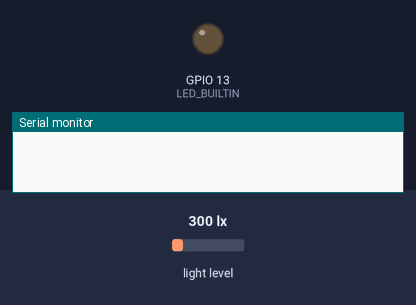
Bench run of a sketch on a simulated ESP32. On the bench: output pins drawn as LEDs (lit = HIGH), the last lines printed to the serial monitor. The test bench sets the inputs (shaded band); at power-on: light level 300 lx. WiFi joins after 1.5 s; servers stay silent unless stated; the local clock reads 2024-03-15 10:24:30 at power-on unless the sketch sets it. At 4.5 s the program puts the board to deep sleep or switches it off; the recording ends there.

Above: at 0.0 s.
At 2.1 s:
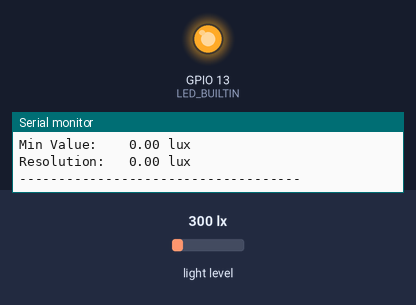
Timing chart, 0 to 3.6 s (numbered marks = the images above):
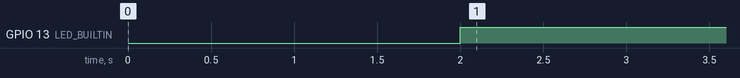

The sketch:

continous_upload.ino
```cpp
#include <WiFi.h>
#include <Wire.h>
#include <Adafruit_Sensor.h>
#include <Adafruit_TSL2561_U.h>
#define LED_BUILTIN 13
#include <Firebase_ESP_Client.h>
#include "time.h"
//Provide the token generation process info.
#include <addons/TokenHelper.h>

/* 1. Define the WiFi credentials */
#define WIFI_SSID "xxxx"
#define WIFI_PASSWORD "xxxx"
Adafruit_TSL2561_Unified tsl = Adafruit_TSL2561_Unified(TSL2561_ADDR_FLOAT, 12345);

/* 2. Define the API Key */
#define API_KEY "xxxxxx"

/* 3. Define the project ID */
#define FIREBASE_PROJECT_ID "xxxxxx"

/* 4. Define the user Email and password that alreadey registerd or added in your project */
#define USER_EMAIL "xxxxx"
#define USER_PASSWORD "xxxxx"

//Define Firebase Data object
FirebaseData fbdo;

FirebaseAuth auth;
FirebaseConfig config;
//setup to ensure the timestamp correct
const char* ntpServer = "pool.ntp.org";
const long  gmtOffset_sec = 0;
const int   daylightOffset_sec = 3600;

unsigned long dataMillis = 0;
int count = 0;

uint64_t uS_TO_S_FACTOR = 1000000;  // Conversion factor for micro seconds to seconds
// sleep for 30 minutes = 1800 seconds
uint64_t TIME_TO_SLEEP = 20;

//provides details on the sensor if needed
void displaySensorDetails(void)
{
  sensor_t sensor;
  tsl.getSensor(&sensor);
  Serial.println("------------------------------------");
  Serial.print  ("Sensor:       "); Serial.println(sensor.name);
  Serial.print  ("Driver Ver:   "); Serial.println(sensor.version);
  Serial.print  ("Unique ID:    "); Serial.println(sensor.sensor_id);
  Serial.print  ("Max Value:    "); Serial.print(sensor.max_value); Serial.println(" lux");
  Serial.print  ("Min Value:    "); Serial.print(sensor.min_value); Serial.println(" lux");
  Serial.print  ("Resolution:   "); Serial.print(sensor.resolution); Serial.println(" lux");
  Serial.println("------------------------------------");
  Serial.println("");
  delay(500);
}
// configures the sensor to allow for a lux reading to be given
void configureSensor(void)
{
  /* You can also manually set the gain or enable auto-gain support */
  // tsl.setGain(TSL2561_GAIN_1X);      /* No gain ... use in bright light to avoid sensor saturation */
  // tsl.setGain(TSL2561_GAIN_16X);     /* 16x gain ... use in low light to boost sensitivity */
  tsl.enableAutoRange(true);            /* Auto-gain ... switches automatically between 1x and 16x */

  /* Changing the integration time gives you better sensor resolution (402ms = 16-bit data) */
  tsl.setIntegrationTime(TSL2561_INTEGRATIONTIME_13MS);      /* fast but low resolution */
  // tsl.setIntegrationTime(TSL2561_INTEGRATIONTIME_101MS);  /* medium resolution and speed   */
  // tsl.setIntegrationTime(TSL2561_INTEGRATIONTIME_402MS);  /* 16-bit data but slowest conversions */

  /* Update these values depending on what you've set above! */
  Serial.println("------------------------------------");
  Serial.print  ("Gain:         "); Serial.println("Auto");
  Serial.print  ("Timing:       "); Serial.println("13 ms");
  Serial.println("------------------------------------");
}

void setup() {
  Serial.begin(115200);
  delay(2000);
  pinMode(LED_BUILTIN, OUTPUT);
  digitalWrite(LED_BUILTIN, HIGH);
  Serial.println("Light Sensing"); Serial.println("");


  /* Initialise the sensor */
  //use tsl.begin() to default to Wire,
  //tsl.begin(&Wire2) directs api to use Wire2, etc.
  if(!tsl.begin())
  {
    /* There was a problem detecting the TSL2561 ... check your connections */
    Serial.print("Ooops, no TSL2561 detected ... Check your wiring or I2C ADDR!");
    while(1);
  }

  /* Display some basic information on this sensor */
  displaySensorDetails();

  /* Setup the sensor gain and integration time */
  configureSensor();

  /* We're ready to go! */
  configTime(gmtOffset_sec, daylightOffset_sec, ntpServer);
  Serial.println("");
  lux_readings();
  initWifi();
  upload();

  esp_sleep_enable_timer_wakeup(TIME_TO_SLEEP * uS_TO_S_FACTOR);
  Serial.println("Going to sleep now");
    // start deep sleep for 3600 seconds (60 minutes)
  esp_deep_sleep_start();

}
void lux_readings()
{
 /* Get a new sensor event */
  sensors_event_t event;
  tsl.getEvent(&event);

  /* Display the results (light is measured in lux) */
  if (event.light)
  {
    Serial.print(event.light); Serial.println(" lux");

  }
  else
  {
    /* If event.light = 0 lux the sensor is probably saturated
       and no reliable data could be generated! */
    Serial.println("Sensor overload");
  }
  delay(250);
}

//------------------------------------------------------------------------------------

void initWifi() {

    WiFi.begin(WIFI_SSID, WIFI_PASSWORD);
    Serial.print("Connecting to Wi-Fi");
    while (WiFi.status() != WL_CONNECTED)
    {
        Serial.print(".");
        delay(300);
    }
    Serial.println();
    Serial.print("Connected with IP: ");
    Serial.println(WiFi.localIP());
    Serial.println();

    Serial.printf("Firebase Client v%s\n\n", FIREBASE_CLIENT_VERSION);

    /* Assign the api key (required) */
    config.api_key = API_KEY;

    /* Assign the user sign in credentials */
    auth.user.email = USER_EMAIL;
    auth.user.password = USER_PASSWORD;

    /* Assign the callback function for the long running token generation task */
    config.token_status_callback = tokenStatusCallback; //see addons/TokenHelper.h

    Firebase.begin(&config, &auth);

    Firebase.reconnectWiFi(true);

}
void upload()
{

    if (Firebase.ready() && (millis() - dataMillis > 60000 || dataMillis == 0))
    {
        dataMillis = millis();

        //For the usage of FirebaseJson, see examples/FirebaseJson/BasicUsage/Create.ino
        FirebaseJson content;

        //We will create the nested document in the parent path "a0/b0/c0
        //a0 is the collection id, b0 is the document id in collection a0 and c0 is the collection id in the document b0.
        //and d? is the document id in the document collection id c0 which we will create.
        struct tm timeinfo;
        if(!getLocalTime(&timeinfo)){
        Serial.println("Failed to obtain time");
        return;
        }
        char timeStringBuff[50]; //50 chars should be enough
        strftime(timeStringBuff, sizeof(timeStringBuff), "%FT%TZ", &timeinfo);
        //print like "const char*"
        Serial.println(timeStringBuff);
        //converts the date to a string for document ID and timestamp
        String asString(timeStringBuff);
        String documentPath = "lux3/" + String(timeStringBuff);
        //trigger the lux reading
        sensors_event_t event;
        tsl.getEvent(&event);
        //this is where the value is added
        content.set("fields/value/doubleValue", event.light);

        content.set("fields/myTimestamp/timestampValue", timeStringBuff); //RFC3339 UTC "Zulu" format

        content.set("fields/reading/stringValue", "luxReadings");
        content.set("fields/dateTime/stringValue", String(timeStringBuff));

        count++;


        Serial.print("Create a document... ");

        if (Firebase.Firestore.createDocument(&fbdo, FIREBASE_PROJECT_ID, "" /* databaseId can be (default) or empty */, documentPath.c_str(), content.raw()))
            Serial.printf("ok\n%s\n\n", fbdo.payload().c_str());
        else
            Serial.println(fbdo.errorReason());
    }
}


void loop() {
  // put your main code here, to run repeatedly:

}
```

Measured:
- by itself, GPIO 13 (LED_BUILTIN): LOW → HIGH at 2.0 s
